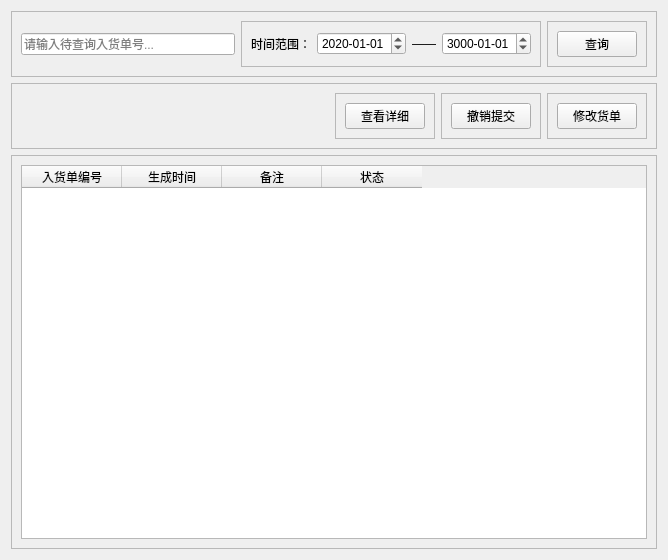
<?xml version="1.0" encoding="UTF-8"?>
<ui version="4.0">
 <class>CheckAllInOrder</class>
 <widget class="QWidget" name="CheckAllInOrder">
  <property name="geometry">
   <rect>
    <x>0</x>
    <y>0</y>
    <width>668</width>
    <height>560</height>
   </rect>
  </property>
  <property name="windowTitle">
   <string>Form</string>
  </property>
  <layout class="QVBoxLayout" name="verticalLayout">
   <item>
    <widget class="QFrame" name="frame_7">
     <property name="frameShape">
      <enum>QFrame::StyledPanel</enum>
     </property>
     <property name="frameShadow">
      <enum>QFrame::Raised</enum>
     </property>
     <layout class="QHBoxLayout" name="horizontalLayout_5">
      <item>
       <widget class="QLineEdit" name="lineEdit">
        <property name="placeholderText">
         <string>请输入待查询入货单号...</string>
        </property>
       </widget>
      </item>
      <item>
       <widget class="QFrame" name="frame_6">
        <property name="frameShape">
         <enum>QFrame::StyledPanel</enum>
        </property>
        <property name="frameShadow">
         <enum>QFrame::Raised</enum>
        </property>
        <layout class="QHBoxLayout" name="horizontalLayout_6">
         <item>
          <widget class="QLabel" name="label">
           <property name="text">
            <string>时间范围：</string>
           </property>
          </widget>
         </item>
         <item>
          <widget class="QDateEdit" name="dateEditA">
           <property name="dateTime">
            <datetime>
             <hour>0</hour>
             <minute>0</minute>
             <second>0</second>
             <year>2020</year>
             <month>1</month>
             <day>1</day>
            </datetime>
           </property>
           <property name="displayFormat">
            <string>yyyy-MM-dd</string>
           </property>
          </widget>
         </item>
         <item>
          <widget class="QLabel" name="label_2">
           <property name="text">
            <string>——</string>
           </property>
          </widget>
         </item>
         <item>
          <widget class="QDateEdit" name="dateEditB">
           <property name="dateTime">
            <datetime>
             <hour>0</hour>
             <minute>0</minute>
             <second>0</second>
             <year>3000</year>
             <month>1</month>
             <day>1</day>
            </datetime>
           </property>
           <property name="displayFormat">
            <string>yyyy-MM-dd</string>
           </property>
          </widget>
         </item>
        </layout>
       </widget>
      </item>
      <item>
       <widget class="QFrame" name="frame_5">
        <property name="frameShape">
         <enum>QFrame::StyledPanel</enum>
        </property>
        <property name="frameShadow">
         <enum>QFrame::Raised</enum>
        </property>
        <layout class="QHBoxLayout" name="horizontalLayout_3">
         <item>
          <widget class="QPushButton" name="btnRefresh">
           <property name="text">
            <string>查询</string>
           </property>
          </widget>
         </item>
        </layout>
       </widget>
      </item>
     </layout>
    </widget>
   </item>
   <item>
    <widget class="QFrame" name="frame_3">
     <property name="frameShape">
      <enum>QFrame::StyledPanel</enum>
     </property>
     <property name="frameShadow">
      <enum>QFrame::Raised</enum>
     </property>
     <layout class="QHBoxLayout" name="horizontalLayout_8">
      <item>
       <spacer name="horizontalSpacer">
        <property name="orientation">
         <enum>Qt::Horizontal</enum>
        </property>
        <property name="sizeHint" stdset="0">
         <size>
          <width>40</width>
          <height>20</height>
         </size>
        </property>
       </spacer>
      </item>
      <item>
       <widget class="QFrame" name="frame">
        <property name="frameShape">
         <enum>QFrame::StyledPanel</enum>
        </property>
        <property name="frameShadow">
         <enum>QFrame::Raised</enum>
        </property>
        <layout class="QHBoxLayout" name="horizontalLayout">
         <item>
          <widget class="QPushButton" name="btnCheck">
           <property name="text">
            <string>查看详细</string>
           </property>
          </widget>
         </item>
        </layout>
       </widget>
      </item>
      <item>
       <widget class="QFrame" name="frame_2">
        <property name="frameShape">
         <enum>QFrame::StyledPanel</enum>
        </property>
        <property name="frameShadow">
         <enum>QFrame::Raised</enum>
        </property>
        <layout class="QHBoxLayout" name="horizontalLayout_2">
         <item>
          <widget class="QPushButton" name="btnCancel">
           <property name="text">
            <string>撤销提交</string>
           </property>
          </widget>
         </item>
        </layout>
       </widget>
      </item>
      <item>
       <widget class="QFrame" name="frame_8">
        <property name="frameShape">
         <enum>QFrame::StyledPanel</enum>
        </property>
        <property name="frameShadow">
         <enum>QFrame::Raised</enum>
        </property>
        <layout class="QHBoxLayout" name="horizontalLayout_7">
         <item>
          <widget class="QPushButton" name="btnChange">
           <property name="text">
            <string>修改货单</string>
           </property>
          </widget>
         </item>
        </layout>
       </widget>
      </item>
     </layout>
    </widget>
   </item>
   <item>
    <widget class="QFrame" name="frame_4">
     <property name="frameShape">
      <enum>QFrame::StyledPanel</enum>
     </property>
     <property name="frameShadow">
      <enum>QFrame::Raised</enum>
     </property>
     <layout class="QHBoxLayout" name="horizontalLayout_4">
      <item>
       <widget class="QTableWidget" name="tableWidget">
        <column>
         <property name="text">
          <string>入货单编号</string>
         </property>
        </column>
        <column>
         <property name="text">
          <string>生成时间</string>
         </property>
        </column>
        <column>
         <property name="text">
          <string>备注</string>
         </property>
        </column>
        <column>
         <property name="text">
          <string>状态</string>
         </property>
        </column>
       </widget>
      </item>
     </layout>
    </widget>
   </item>
  </layout>
 </widget>
 <resources/>
 <connections/>
</ui>
